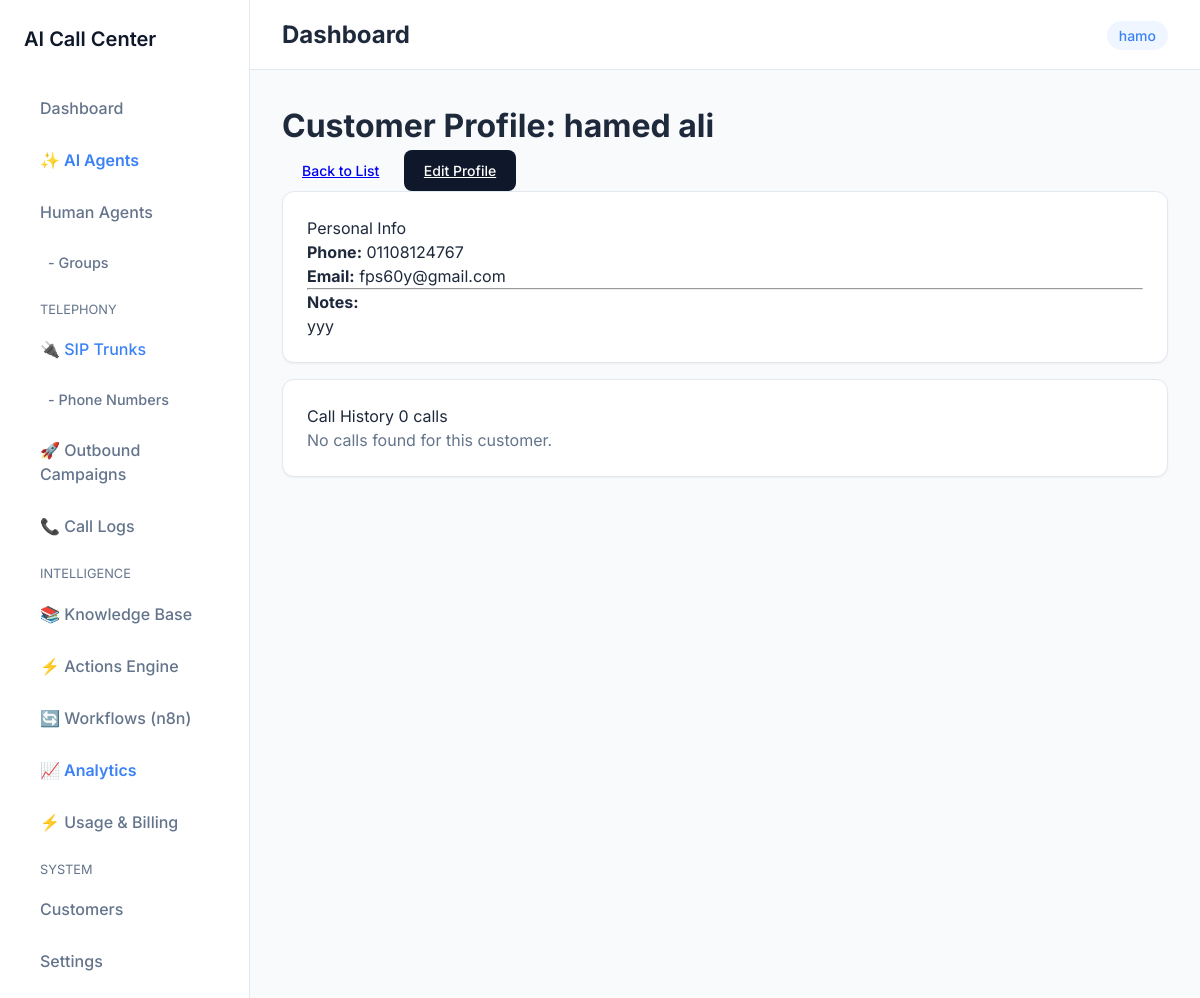
The app's page /customers/1/ (signed in) with its own data.
### organizations/models.py (models this page shows, shortened)
class Organization(models.Model):
    name = models.CharField(_("Organization Name"), max_length=255)
    domain = models.CharField(_("Domain"), max_length=255, unique=True, null=True, blank=True)
    is_active = models.BooleanField(default=True)
    created_at = models.DateTimeField(auto_now_add=True)
    updated_at = models.DateTimeField(auto_now=True)

### customers/models.py (models this page shows, shortened)
class Customer(TenantAwareModel):
    name = models.CharField(max_length=255)
    phone_number = models.CharField(max_length=20, blank=True, null=True)
    email = models.EmailField(blank=True, null=True)
    notes = models.TextField(blank=True, null=True)
    created_at = models.DateTimeField(auto_now_add=True)
    updated_at = models.DateTimeField(auto_now=True)

### customers/views.py (the view)
# urls.py: path('<int:pk>/', views.CustomerDetailView.as_view(), name='customer_detail'),
class CustomerDetailView(LoginRequiredMixin, DetailView):
    model = Customer
    template_name = 'customers/customer_detail.html'
    context_object_name = 'customer'
    def get_context_data(self, **kwargs):
        context = super().get_context_data(**kwargs)
        context['calls'] = self.object.calls.all().order_by('-start_time')
        return context

### core/context_processors.py (called while the page is built)
def current_organization(request):
    if hasattr(request, 'organization') and request.organization:
        return {'current_organization': request.organization}
    return {'current_organization': None}

### core/models.py (called while the page is built)
def get_current_organization():
    return getattr(_thread_locals, 'organization', None)

def set_current_organization(organization):
    _thread_locals.organization = organization

    def get_queryset(self):
        org = get_current_organization()
        if org:
            return super().get_queryset().filter(organization=org)
        return super().get_queryset()

### customers/templates/customers/customer_detail.html (shortened to what this page needs)
{% extends "core/base.html" %}
{% block content %}
<div class="d-flex justify-content-between flex-wrap flex-md-nowrap align-items-center pt-3 pb-2 mb-3 border-bottom">
    <h1 class="h2">Customer Profile: {{ customer.name }}</h1>
    <div class="btn-toolbar mb-2 mb-md-0">
        <a href="{% url 'customer_list' %}" class="btn btn-sm btn-outline-secondary me-2">Back to List</a>
        <a href="{% url 'customer_update' customer.pk %}" class="btn btn-sm btn-primary">Edit Profile</a>
    </div>
</div>
<div class="row">
    <div class="col-md-4">
        <div class="card shadow-sm mb-4">
            <div class="card-header bg-white fw-bold">
                 Personal Info
            </div>
            <div class="card-body">
                <p><strong>Phone:</strong> {{ customer.phone_number }}</p>
                <p><strong>Email:</strong> {{ customer.email|default:"N/A" }}</p>
                <hr>
                <p><strong>Notes:</strong><br>{{ customer.notes|default:"No notes available." }}</p>
            </div>
        </div>
    </div>
    <div class="col-md-8">
        <div class="card shadow-sm">
            <div class="card-header bg-white fw-bold d-flex justify-content-between align-items-center">
                <span> Call History</span>
                <span class="badge bg-secondary">{{ calls.count }} calls</span>
            </div>
            <div class="card-body">
                {% if calls %}
                <div class="table-responsive">
                    <table class="table table-hover align-middle">
                        <thead class="table-light">
                            <tr>
                                <th>Date</th>
                                <th>Direction</th>
                                <th>Agent</th>
                                <th>Status</th>
                                <th>Outcome</th>
                                <th>Action</th>
                            </tr>
                        </thead>
                        <tbody>
                            {% for call in calls %}
                            <tr>
                                <td>{{ call.start_time|date:"Y-m-d H:i" }}</td>
                                <td>
                                    {% if call.direction == 'INBOUND' %}
                                        <span class="text-info"><i class="fas fa-arrow-down"></i> Inbound</span>
                                    {% else %}
                                        <span class="text-primary"><i class="fas fa-arrow-up"></i> Outbound</span>
                                    {% endif %}
                                </td>
                                <td>
                                    {% if call.ai_agent %}
                                        <i class="fas fa-robot text-primary"></i> {{ call.ai_agent.name }}
                                    {% elif call.human_agent %}
                                        <i class="fas fa-user text-success"></i> {{ call.human_agent.username }}
                                    {% else %}
                                        -
                                    {% endif %}
                                </td>
                                <td>
                                    {% if call.status == 'COMPLETED' %}
                                        <span class="badge bg-success">Completed</span>
                                    {% elif call.status == 'TRANSFERRED' %}
                                        <span class="badge bg-warning text-dark">Transferred</span>
                                    {% elif call.status == 'FAILED' %}
                                        <span class="badge bg-danger">Failed</span>
                                    {% else %}
                                        <span class="badge bg-secondary">{{ call.status }}</span>
                                    {% endif %}
                                </td>
                                <td class="small">{{ call.outcome|default:"-" }}</td>
                                <td>
                                    <a href="{% url 'call_log_detail' call.id %}" class="btn btn-sm btn-outline-primary">Details</a>
                                </td>
                            </tr>
                            {% endfor %}
                        </tbody>
                    </table>
                </div>
                {% else %}
                    <div class="text-muted text-center py-4">No calls found for this customer.</div>
                {% endif %}
            </div>
        </div>
    </div>
</div>
{% endblock %}

### core/templates/core/base.html (shortened to what this page needs)
{% load static %}
<!DOCTYPE html>
<html lang="en">
<head>
    <link rel="stylesheet" href="{% static 'core/css/style.css' %}">
</head>
<body>
    <div class="app-container">
        <aside class="sidebar">
            <a href="/" class="sidebar-logo">AI Call Center</a>
            <ul class="nav-links">
                <li class="nav-item">
                    <a href="{% url 'dashboard' %}" class="nav-link">Dashboard</a>
                </li>
                <li class="nav-item">
                    <a href="{% url 'ai_agent_list' %}" class="nav-link" style="color: var(--accent-color); font-weight: 600;">✨ AI Agents</a>
                </li>
                <li class="nav-item">
                    <a href="{% url 'agent_list' %}" class="nav-link">Human Agents</a>
                </li>
                <li class="nav-item">
                    <a href="{% url 'agent_group_list' %}" class="nav-link" style="padding-left: 24px; font-size: 0.9em;">- Groups</a>
                </li>
                <li class="nav-item" style="margin-top: 16px; font-size: 0.8em; text-transform: uppercase; color: var(--text-secondary); padding: 0 16px;">Telephony</li>
                <li class="nav-item">
                    <a href="{% url 'sip_trunk_list' %}" class="nav-link" style="color: var(--accent-color);">🔌 SIP Trunks</a>
                </li>
                <li class="nav-item">
                    <a href="{% url 'phone_number_list' %}" class="nav-link" style="padding-left: 24px; font-size: 0.9em;">- Phone Numbers</a>
                </li>
                <li class="nav-item">
                    <a href="{% url 'campaign-list' %}" class="nav-link">🚀 Outbound Campaigns</a>
                </li>
                <li class="nav-item">
                    <a href="{% url 'call_log_list' %}" class="nav-link">📞 Call Logs</a>
                </li>
                <li class="nav-item" style="margin-top: 16px; font-size: 0.8em; text-transform: uppercase; color: var(--text-secondary); padding: 0 16px;">Intelligence</li>
                <li class="nav-item">
                    <a href="{% url 'knowledge_document_list' %}" class="nav-link">📚 Knowledge Base</a>
                </li>
                <li class="nav-item">
                    <a href="{% url 'action_definition_list' %}" class="nav-link">⚡ Actions Engine</a>
                </li>
                <li class="nav-item">
                    <a href="{% url 'workflow_list' %}" class="nav-link">🔄 Workflows (n8n)</a>
                </li>
                <li class="nav-item">
                    <a href="{% url 'analytics_dashboard' %}" class="nav-link" style="color: var(--accent-color); font-weight: 600;">📈 Analytics</a>
                </li>
                <li class="nav-item">
                    <a href="{% url 'usage_dashboard' %}" class="nav-link">⚡ Usage & Billing</a>
                </li>
                <li class="nav-item" style="margin-top: 16px; font-size: 0.8em; text-transform: uppercase; color: var(--text-secondary); padding: 0 16px;">System</li>
                <li class="nav-item">
                    <a href="{% url 'customer_list' %}" class="nav-link">Customers</a>
                </li>
                <li class="nav-item">
                    <a href="{% url 'settings_update' %}" class="nav-link">Settings</a>
                </li>
            </ul>
        </aside>
        <main class="main-content">
            <header class="topbar">
                <div class="topbar-left">
                    <h2 class="page-title">{% block page_title %}Dashboard{% endblock %}</h2>
                </div>
                <div class="topbar-right">
                    {% if current_organization %}
                        <span class="organization-badge">{{ current_organization.name }}</span>
                    {% else %}
                        <span class="organization-badge">Global Admin</span>
                    {% endif %}
                </div>
            </header>
            <div class="content-area">
                {% block content %}
                {% endblock %}
            </div>
        </main>
    </div>
</body>
</html>

### core/static/core/css/style.css (style rules this page uses)
:root { --bg-color: #f8fafc; --surface-color: #ffffff; --primary-color: #0f172a; --text-primary: #1e293b; --text-secondary: #64748b; --border-color: #e2e8f0; --accent-color: #3b82f6; --radius-lg: 12px; --radius-md: 8px; --shadow-sm: 0 1px 2px 0 rgb(0 0 0 / 0.05); --shadow-md: 0 4px 6px -1px rgb(0 0 0 / 0.1), 0 2px 4px -2px rgb(0 0 0 / 0.1); --transition: all 0.2s ease-in-out; }
* { box-sizing: border-box; margin: 0; padding: 0; }
body { font-family: 'Inter', sans-serif; background-color: var(--bg-color); color: var(--text-primary); line-height: 1.5; display: flex; min-height: 100vh; }
.app-container { display: flex; width: 100%; }
.sidebar { width: 250px; background-color: var(--surface-color); border-right: 1px solid var(--border-color); padding: 24px; display: flex; flex-direction: column; }
.sidebar-logo { font-size: 1.25rem; font-weight: 600; color: var(--primary-color); margin-bottom: 32px; text-decoration: none; }
.nav-links { list-style: none; }
.nav-item { margin-bottom: 8px; }
.nav-link { text-decoration: none; color: var(--text-secondary); font-weight: 500; padding: 10px 16px; border-radius: var(--radius-md); display: block; transition: var(--transition); }
.main-content { flex: 1; display: flex; flex-direction: column; }
.topbar { height: 70px; background-color: var(--surface-color); border-bottom: 1px solid var(--border-color); display: flex; align-items: center; justify-content: space-between; padding: 0 32px; }
.organization-badge { background: #eff6ff; color: var(--accent-color); padding: 6px 12px; border-radius: 20px; font-size: 0.875rem; font-weight: 500; }
.content-area { padding: 32px; overflow-y: auto; }
.card { background: var(--surface-color); border-radius: var(--radius-lg); padding: 24px; box-shadow: var(--shadow-sm); border: 1px solid var(--border-color); transition: var(--transition); }
.btn { display: inline-flex; align-items: center; justify-content: center; padding: 10px 20px; border-radius: var(--radius-md); font-weight: 500; cursor: pointer; transition: var(--transition); border: none; font-family: inherit; font-size: 0.875rem; }
.btn-primary { background-color: var(--primary-color); color: white; }
.mb-4 { margin-bottom: 1rem; }
.text-muted { color: var(--text-secondary); }

### records on screen
Organization: name "hamo"
Customer: name "hamed ali", phone_number "01108124767", email "fps60y@gmail.com", notes "yyy"

### other values on screen
{{ calls.count }} "0"
